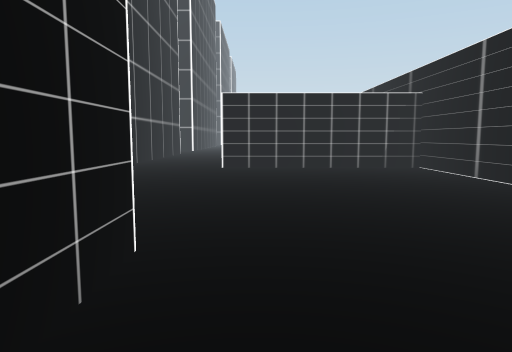
View 1 (above)

24 first-person views from a walk through a scene from a Unity 3-D project. The camera is 1.5 m above the floor, tilts 6° down and sees 70° across. The floor is counted in squares, 2 m on a side. Each view is taken from the middle of a square. On the plan, view 1 faces up. The plan holds only what a view shows up to about 11 squares ahead; the rest is blank. The place goes on beyond the plan.

View 2
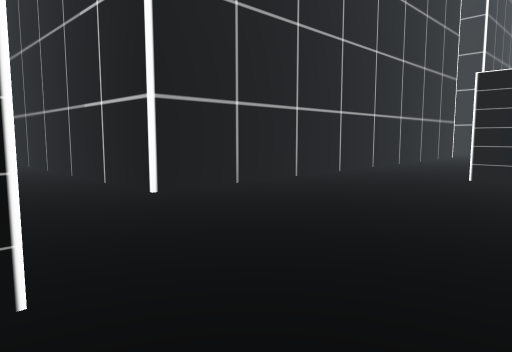

View 3
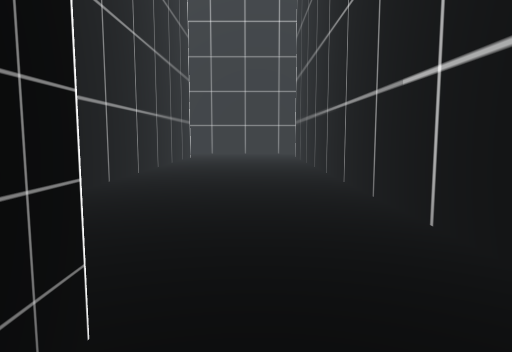

View 4
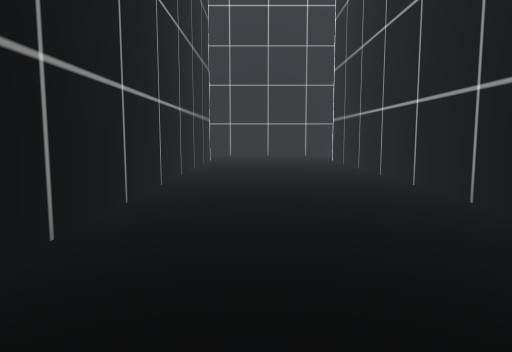

View 5
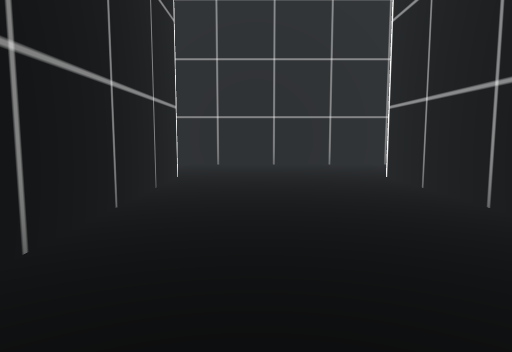

View 6
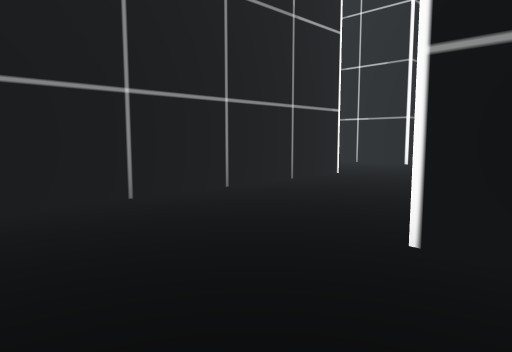

View 7
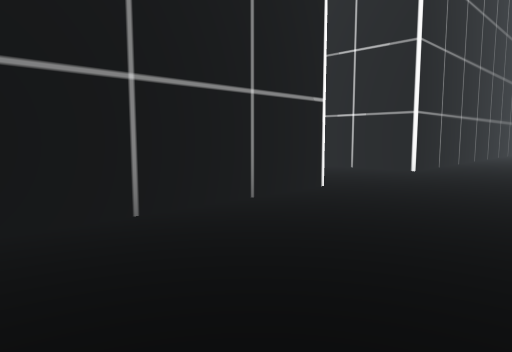

View 8
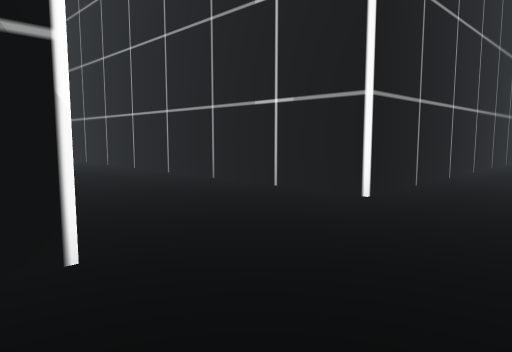

View 9
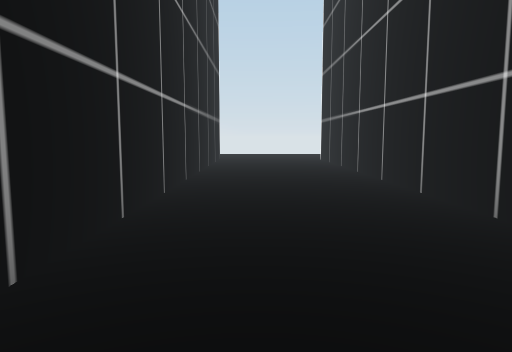

View 10
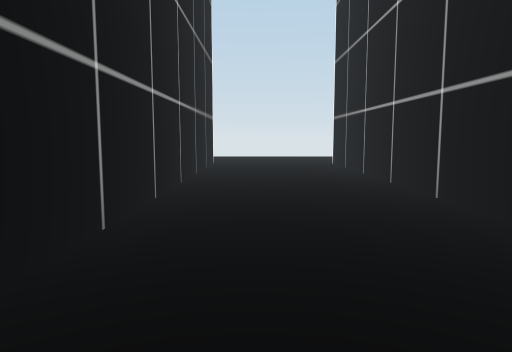

View 11
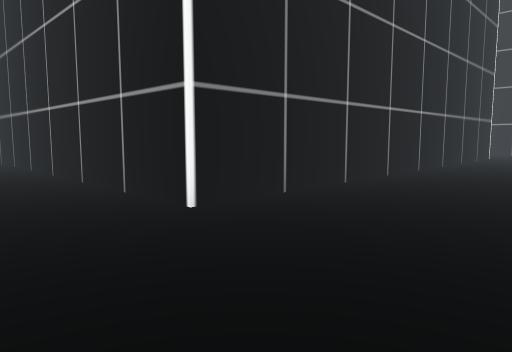

View 12
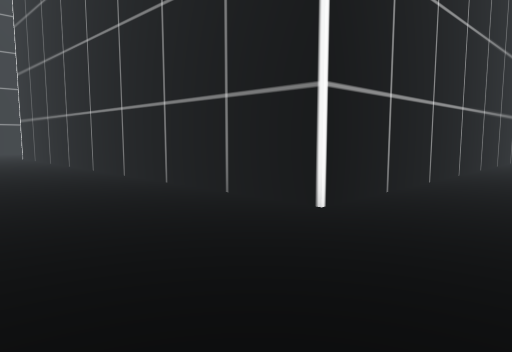

View 13
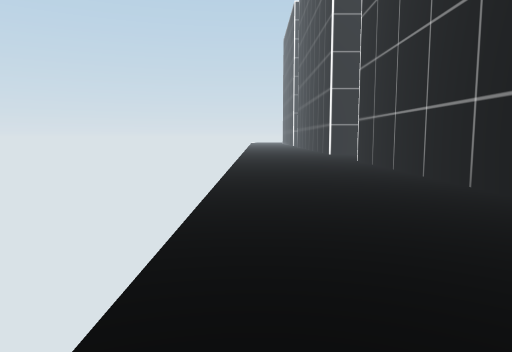

View 14
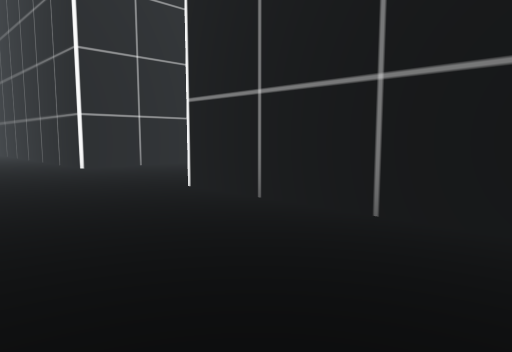

View 15
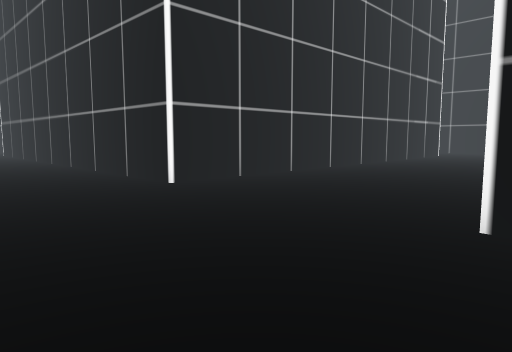

View 16
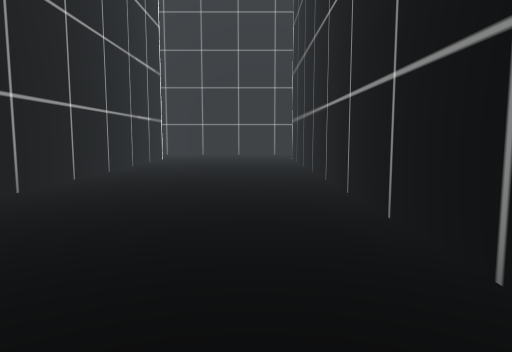

View 17
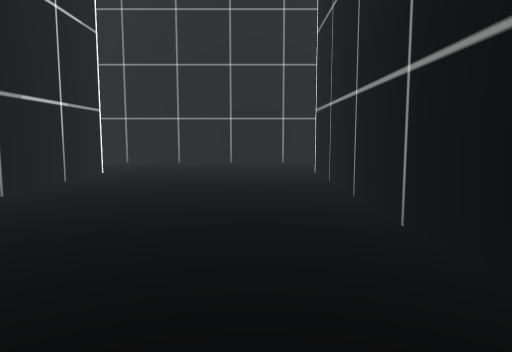

View 18
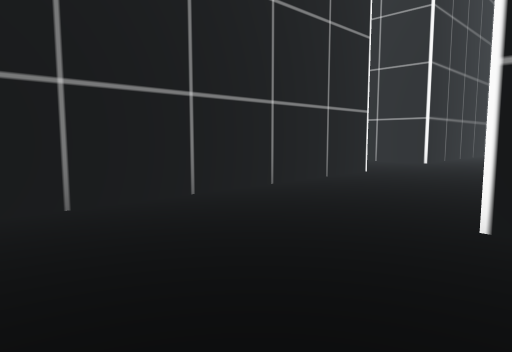

View 19
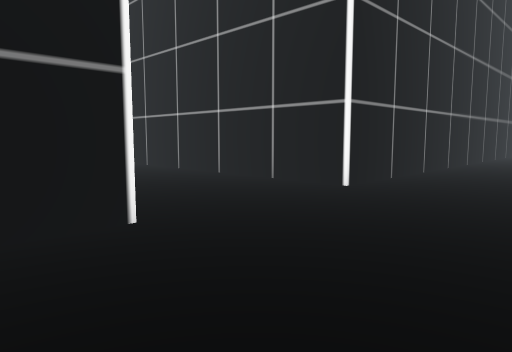

View 20
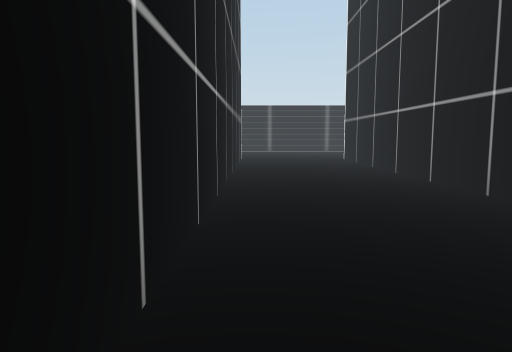

View 21
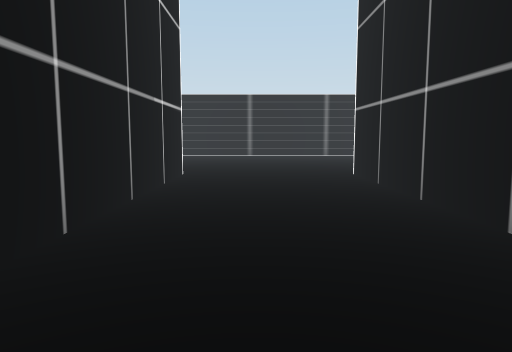

View 22
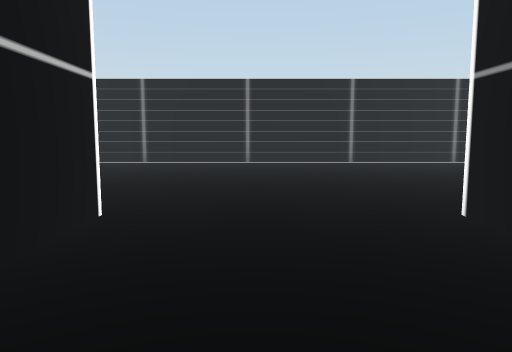

View 23
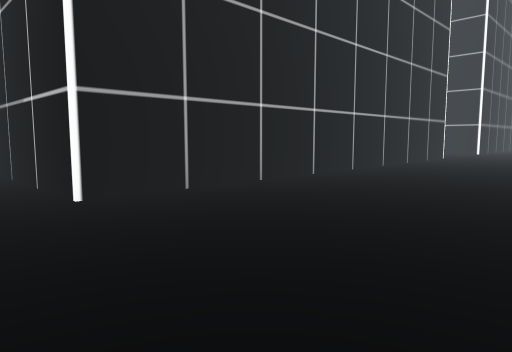

View 24
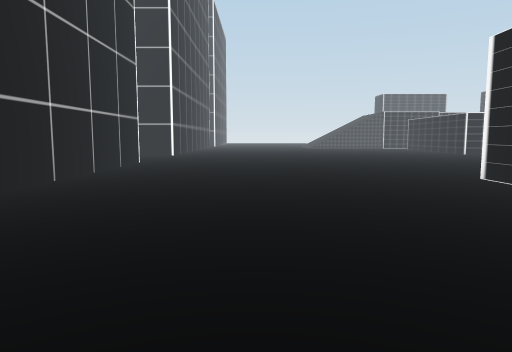

### Floor plan
Points are (right, up) in squares from view 1. A wall is a line through its corners. A room is listed if a view was taken in it or the views show most of it. See-through windows are left out.
Room 1 (views 1, 2, 3, 4, 5, 6, 7, 8, 9, 10, 11, 12, 13, 14, 15, 16, 17, 18, 19, 20, 21, 22, 23, 24)
walls: (-16, 20.4) (-16, 30.6); (-19.2, 20.6) (-19.2, 12.3) (-31.7, 12.3) (-31.7, 24.8); (-3.5, 13.2) (-3.5, 4.5) (-16, 4.5); (-16, 9.4) (-16, 17) (-3.5, 17); (-19.2, 8.9) (-19.2, -0.2); (-19.2, 29.2) (-31.7, 29.2) (-31.7, 33.5); (-3.5, 33) (-3.5, 20.5) (-14.9, 20.5); (-3.4, 2.4) (-2.8, 2.4); (4, 9.1) (-0.9, 9.1); (-16, 0.5) (-6, 0.5); (-0.8, 2.5) (-0.8, 1); (-30.2, 24.7) (-19.2, 24.7); (-31.7, -1.4) (-31.7, 8.8) (-20.6, 8.8)

Where each view was taken, in squares from view 1:
view 1: 0 up, 0 right, facing up
view 2: 2 up, 1 right, facing up-left
view 3: 3 up, 2 left, facing left
view 4: 2 up, 4 left, facing left
view 5: 2 up, 9 left, facing left
view 6: 2 up, 15 left, facing up-left
view 7: 4 up, 16 left, facing up-left
view 8: 8 up, 17 left, facing up-left
view 9: 10 up, 19 left, facing left
view 10: 10 up, 21 left, facing left
view 11: 11 up, 35 left, facing down-right
view 12: 10 up, 35 left, facing up-right
view 13: 13 up, 35 left, facing up
view 14: 20 up, 35 left, facing up-right
view 15: 24 up, 35 left, facing up-right
view 16: 26 up, 32 left, facing right
view 17: 26 up, 27 left, facing right
view 18: 28 up, 20 left, facing down-right
view 19: 22 up, 19 left, facing down-right
view 20: 20 up, 16 left, facing right
view 21: 19 up, 11 left, facing right
view 22: 19 up, 7 left, facing right
view 23: 19 up, 1 right, facing up-left
view 24: 22 up, 0 right, facing up
